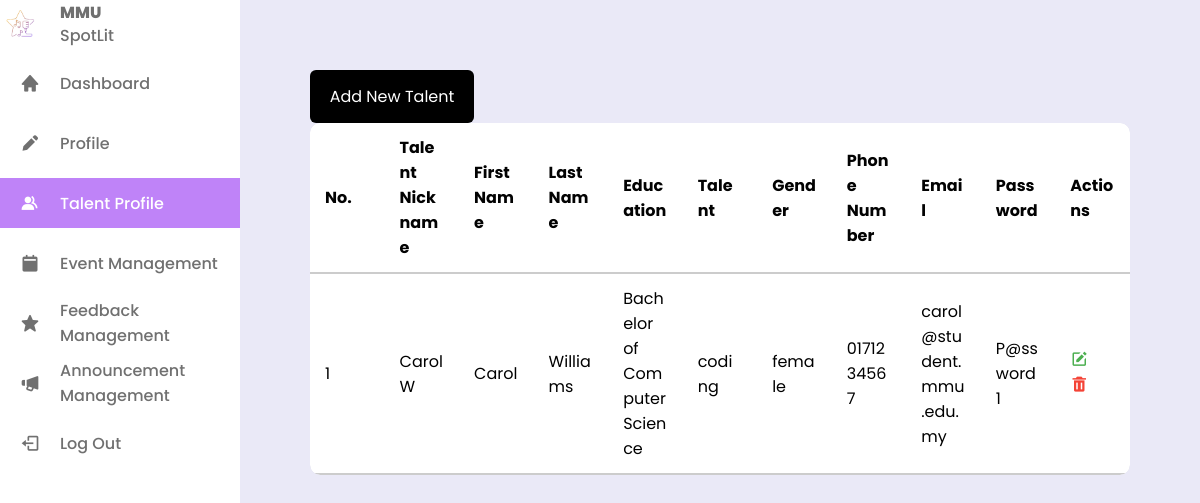
The app's page /admin/adminTalent.php, older data.
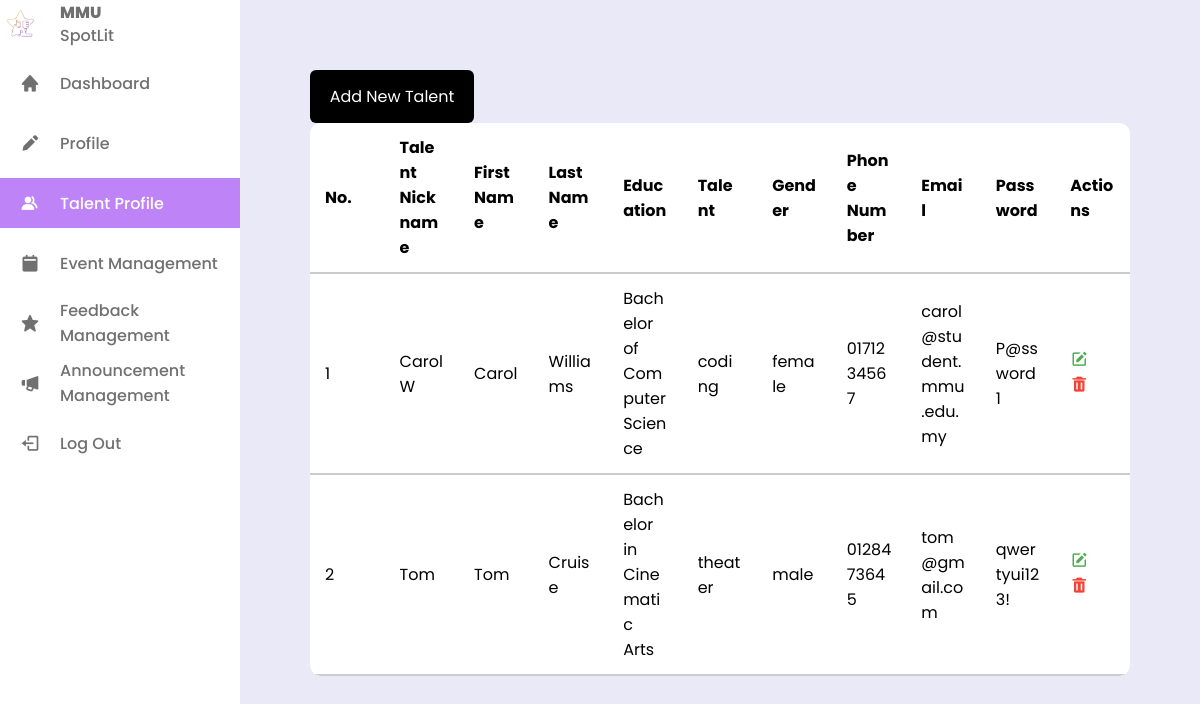
The same page, newer data.
### tables this page shows
CREATE TABLE `talentprofile` (
  `talentID` int(11) NOT NULL,
  `userID` int(11) NOT NULL,
  `nickname` varchar(100) DEFAULT NULL,
  `education` varchar(255) DEFAULT NULL,
  `talent` enum('music','arts','theater','coding','robotics','graphic','animation','photography','others') DEFAULT NULL,
  `resume_file_path` varchar(255) DEFAULT NULL,
  `phone` varchar(20) DEFAULT NULL,
  `gender` enum('male','female') DEFAULT NULL,
  `profile_pic` varchar(255) DEFAULT NULL
);

CREATE TABLE `users` (
  `userID` int(11) NOT NULL,
  `first_name` varchar(100) NOT NULL,
  `last_name` varchar(100) NOT NULL,
  `email` varchar(150) NOT NULL,
  `password` varchar(255) NOT NULL,
  `role` enum('admin','talent','customer') NOT NULL
);

### admin/adminTalent.php (the view, shortened to what the changed rows need)
<?php
include('../php/db_conn.php');
$select1 = "
    SELECT tp.*, u.first_name, u.last_name, u.email, u.password
    FROM talentprofile tp
    JOIN users u ON tp.userID = u.userID
";
$result = $conn->query($select1);
?>
<!DOCTYPE html>
<html lang="en">
<head>
    <link rel="stylesheet" href="./adminStyling.css">
    <link rel="stylesheet" href="../css/talentProfile.css">
    <link rel="stylesheet" href="./adminTalent.css">
    <link href='https://unpkg.com/boxicons@2.1.4/css/boxicons.min.css' rel='stylesheet'>
</head>
<body>
    <div class="content">
        <div class="table-container">
            <table id="reviewTable">
                <thead>
                    <tr>
                        <th>No.</th>
                        <th>Talent Nickname</th>
                        <th>First Name</th>
                        <th>Last Name</th>
                        <th>Education</th>
                        <th>Talent</th>
                        <th>Gender</th>
                        <th>Phone Number</th>
                        <th>Email</th>
                        <th>Password</th>
                        <th>Actions</th>
                    </tr>
                </thead>
                <tbody>
                    <?php
                    if ($result->num_rows > 0) {
                        $no = 1;
                        while ($row = $result->fetch_assoc()) {
                            echo "<tr>";
                            echo "<td>" . $no++ . "</td>";
                            echo "<td>" . htmlspecialchars($row['nickname']) . "</td>";
                            echo "<td>" . htmlspecialchars($row['first_name']) . "</td>";
                            echo "<td>" . htmlspecialchars($row['last_name']) . "</td>";
                            echo "<td>" . htmlspecialchars($row['education']) . "</td>";
                            echo "<td>" . htmlspecialchars($row['talent']) . "</td>";
                            echo "<td>" . htmlspecialchars($row['gender']) . "</td>";
                            echo "<td>" . htmlspecialchars($row['phone']) . "</td>";
                            echo "<td>" . htmlspecialchars($row['email']) . "</td>";
                            echo "<td>" . htmlspecialchars($row['password']) . "</td>";
                            echo "<td>
                                <i class='bx bxs-edit edit-icon'></i>
                                <i class='bx bxs-trash delete-icon'></i>
                                <i class='bx bxs-save save-icon' style='display: none;'></i>
                            </td>";
                            echo "</tr>";
                        }
                    } else {
                        echo "<tr><td colspan='10'>No talent profiles found</td></tr>";
                    }
                    ?>
                </tbody>
            </table>
        </div>
    </div>
</body>
</html>

Row changes from the older to the newer data that the page shows:
added talentprofile: nickname "Tom", userID.first_name "Tom", userID.last_name "Cruise", education "Bachelor in Cinematic Arts", talent "theater", gender "male", phone "0128473645", userID.email "tom@gmail.com", userID.password "qwertyui123!"
